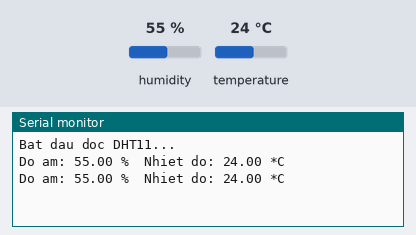
Recording of a program running on a simulated ESP32. Parts: the last lines printed to the serial monitor. The inputs (shaded band) are chosen by the test bench; at power-on: humidity 55 %, temperature 24 °C.

Above: at 2.8 s.
2.9 s: humidity set to 22 %
At 4.5 s:
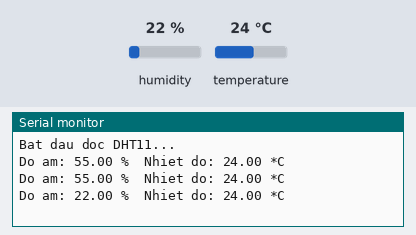
5.6 s: temperature set to 12 °C
At 6.9 s:
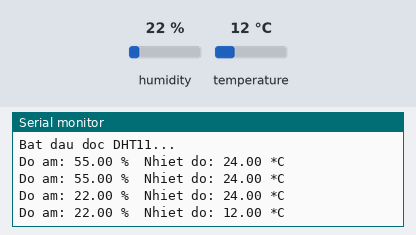
8.3 s: humidity set to 40 %
At 11.6 s:
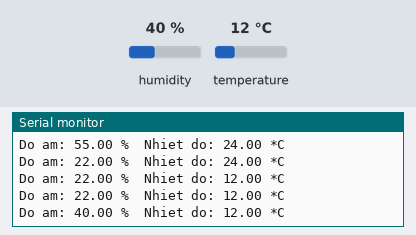
Timing chart, 0 to 13.1 s (numbered marks = the images above; inputs shaded):
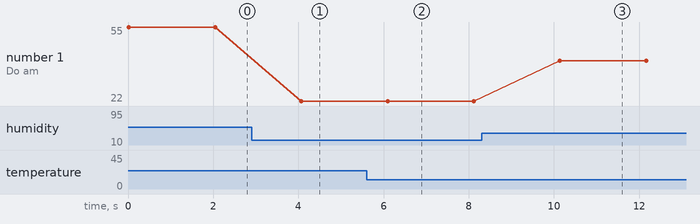

Measured:
- after the input at 2.9 s, the serial monitor: prints a new line after 1.2 s (image 1)
- after the input at 5.6 s, the serial monitor: prints a new line after 0.49 s (image 2)
- after the input at 8.3 s, the serial monitor: prints a new line after 1.8 s (image 3)
- plotted number 1: 55 → 22 after the input at 2.9 s, 22 → 40 after the input at 8.3 s

The program:

main.cpp
```cpp
#include <Arduino.h>
#include <DHT.h>

// Cấu hình chân và loại cảm biến
#define DHTPIN 4        // Chân DATA nối GPIO4 ESP32
#define DHTTYPE DHT11   // Nếu bạn dùng DHT22 thì đổi thành DHT22

DHT dht(DHTPIN, DHTTYPE);

void setup() {
  Serial.begin(115200);
  dht.begin();
  Serial.println("Bat dau doc DHT11...");
}

void loop() {
  // Đọc nhiệt độ và độ ẩm
  float h = dht.readHumidity();
  float t = dht.readTemperature(); // Celsius
  // float f = dht.readTemperature(true); // Fahrenheit (nếu cần)

  // Kiểm tra lỗi đọc
  if (isnan(h) || isnan(t)) {
    Serial.println("Loi khi doc DHT11!");
    delay(2000);
    return;
  }

  // In kết quả ra Serial Monitor
  Serial.print("Do am: ");
  Serial.print(h);
  Serial.print(" %\t");
  Serial.print("Nhiet do: ");
  Serial.print(t);
  Serial.println(" *C");

  delay(2000); // DHT11 đọc 1 lần/2 giây
}
```
